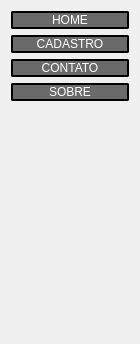
            <widget class="QWidget" name="page">
             <property name="geometry">
              <rect>
               <x>0</x>
               <y>0</y>
               <width>140</width>
               <height>344</height>
              </rect>
             </property>
             <attribute name="icon">
              <iconset>
               <normaloff>imagens Projeto/barra-de-menu (1).png</normaloff>imagens Projeto/barra-de-menu (1).png</iconset>
             </attribute>
             <attribute name="label">
              <string>         Menu</string>
             </attribute>
             <layout class="QVBoxLayout" name="verticalLayout_4">
              <item>
               <widget class="QPushButton" name="btn_home">
                <property name="cursor">
                 <cursorShape>PointingHandCursor</cursorShape>
                </property>
                <property name="styleSheet">
                 <string notr="true">QPushButton{
background-color: rgb(106, 106, 106);
color: rgb(255, 255, 255);
font: 87 12pt &quot;Arial &quot;;
border-width: 2px; 
border-radius: 2px;
border-style: outset; 
border-color: rgb(0, 0, 0);
;;}

QPushButton:hover{background-color: #fff; color:black}

</string>
                </property>
                <property name="text">
                 <string>HOME</string>
                </property>
                <property name="icon">
                 <iconset>
                  <normaloff>imagens Projeto/lar.png</normaloff>imagens Projeto/lar.png</iconset>
                </property>
                <property name="iconSize">
                 <size>
                  <width>25</width>
                  <height>25</height>
                 </size>
                </property>
               </widget>
              </item>
              <item>
               <widget class="QPushButton" name="btn_menu_cadastrar">
                <property name="cursor">
                 <cursorShape>PointingHandCursor</cursorShape>
                </property>
                <property name="styleSheet">
                 <string notr="true">QPushButton{
background-color: rgb(106, 106, 106);
color: rgb(255, 255, 255);
font: 87 12pt &quot;Arial &quot;;
border-width: 2px; 
border-radius: 2px;
border-style: outset; 
border-color: rgb(0, 0, 0);
;;}

QPushButton:hover{background-color: #fff; color:black}

</string>
                </property>
                <property name="text">
                 <string>CADASTRO</string>
                </property>
                <property name="icon">
                 <iconset>
                  <normaloff>imagens Projeto/registro.png</normaloff>imagens Projeto/registro.png</iconset>
                </property>
                <property name="iconSize">
                 <size>
                  <width>25</width>
                  <height>25</height>
                 </size>
                </property>
               </widget>
              </item>
              <item>
               <widget class="QPushButton" name="btn_menu_contatos">
                <property name="cursor">
                 <cursorShape>PointingHandCursor</cursorShape>
                </property>
                <property name="styleSheet">
                 <string notr="true">QPushButton{
background-color: rgb(106, 106, 106);
color: rgb(255, 255, 255);
font: 87 12pt &quot;Arial &quot;;
border-width: 2px; 
border-radius: 2px;
border-style: outset; 
border-color: rgb(0, 0, 0);
;;}

QPushButton:hover{background-color: #fff; color:black}

</string>
                </property>
                <property name="text">
                 <string>CONTATO</string>
                </property>
                <property name="icon">
                 <iconset>
                  <normaloff>imagens Projeto/contato.png</normaloff>imagens Projeto/contato.png</iconset>
                </property>
                <property name="iconSize">
                 <size>
                  <width>25</width>
                  <height>25</height>
                 </size>
                </property>
               </widget>
              </item>
              <item>
               <widget class="QPushButton" name="btn_menu_sobre">
                <property name="cursor">
                 <cursorShape>PointingHandCursor</cursorShape>
                </property>
                <property name="styleSheet">
                 <string notr="true">QPushButton{
background-color: rgb(106, 106, 106);
color: rgb(255, 255, 255);
font: 87 12pt &quot;Arial &quot;;
border-width: 2px; 
border-radius: 2px;
border-style: outset; 
border-color: rgb(0, 0, 0);
;;}

QPushButton:hover{background-color: #fff; color:black}

</string>
                </property>
                <property name="text">
                 <string>SOBRE</string>
                </property>
                <property name="icon">
                 <iconset>
                  <normaloff>imagens Projeto/sobre.png</normaloff>imagens Projeto/sobre.png</iconset>
                </property>
                <property name="iconSize">
                 <size>
                  <width>25</width>
                  <height>25</height>
                 </size>
                </property>
               </widget>
              </item>
              <item>
               <spacer name="verticalSpacer">
                <property name="orientation">
                 <enum>Qt::Vertical</enum>
                </property>
                <property name="sizeHint" stdset="0">
                 <size>
                  <width>20</width>
                  <height>40</height>
                 </size>
                </property>
               </spacer>
              </item>
             </layout>
            </widget>
